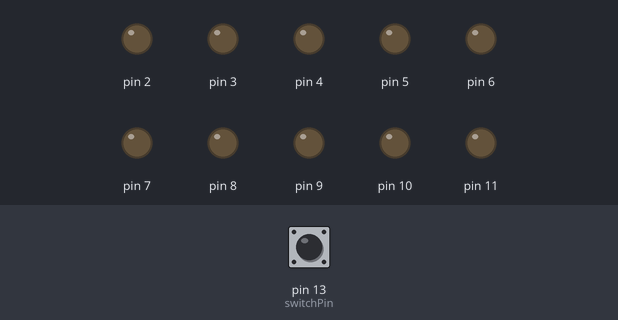
The sketch below on a simulated Arduino Uno, built with avr-gcc and run on an emulated ATmega328P. Shown: output pins drawn as LEDs (lit = HIGH). Dashed ring = blinking. The test bench sets the inputs (shaded band); at power-on: pin 13 (switchPin) LOW.

Above: at 2.9 s.
3.0 s: pin 13 (switchPin) pulled HIGH for 0.15 s
At 5.9 s:
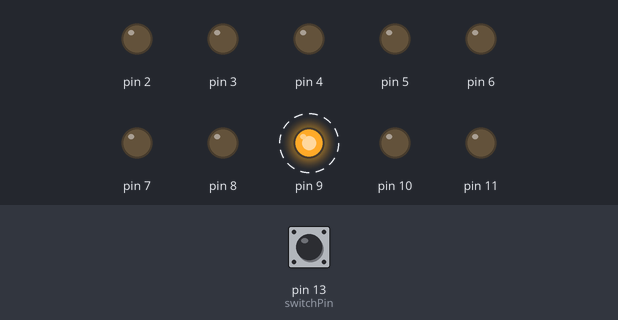
At 8.7 s:
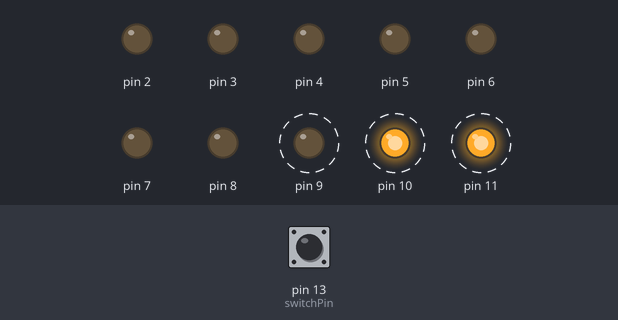
9.0 s: pin 13 (switchPin) pulled HIGH for 3.2 s
At 9.07 s:
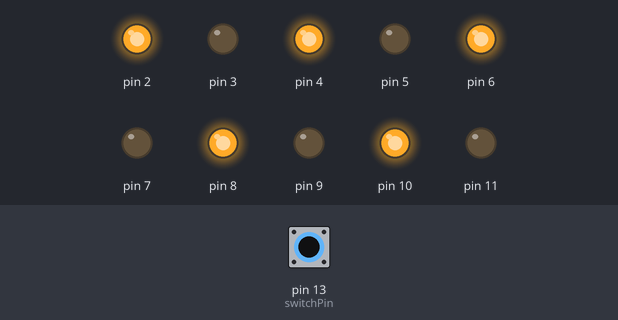
Timing chart, 0 to 19.7 s (numbered marks = the images above; inputs shaded):
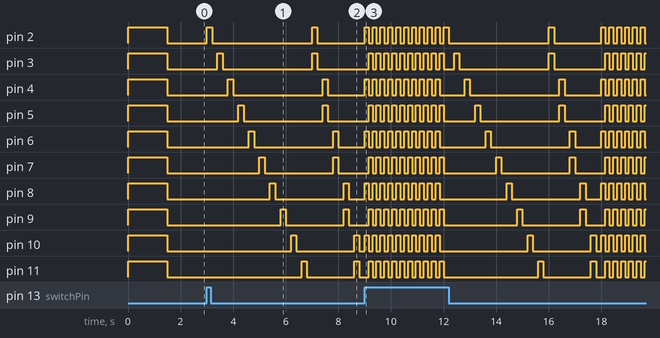

Measured:
- after the input at 3.0 s, pin 2: alternates HIGH for 0.20 s and LOW for 3.8 s, starting at once; pin 3: alternates HIGH for 0.20 s and LOW for 3.4 s, starting after 0.40 s

The sketch:

christmaslights.ino
```cpp
// C++ code
//

const int switchPin = 13;
//Value State
int ValueOFswitch = 0;

void setup()
{
  pinMode(LED_BUILTIN, OUTPUT);

   pinMode(11, OUTPUT);
   pinMode(10, OUTPUT);
   pinMode(9, OUTPUT);
   pinMode(8, OUTPUT);
   pinMode(7, OUTPUT);
   pinMode(6, OUTPUT);
   pinMode(5, OUTPUT);
   pinMode(4, OUTPUT);
   pinMode(3, OUTPUT);
   pinMode(2, OUTPUT);

   pinMode(switchPin, INPUT);


//Start all ligts and turn them off to see if all lights are working.
    allOn();
  	delay(1500);
    allOff();
  	delay(200);
}


void loop()
{
ValueOFswitch = digitalRead(switchPin);
//Check if Switch is ON
  if (ValueOFswitch == HIGH)
  {
    lightShowOne();
    lightShowTwo();
    lightShowThree();
  }
}


//Here you can find my firat Lightshow whitch flows thrue the lights one by one.
void lightShowOne(){
 for (int i = 2; i <=11; i++){
  	digitalWrite(i, HIGH);
   	delay(200);
    digitalWrite(i, LOW);
   	delay(200);
  }
}


//Here is my second lightshow which takes the light as color pairs two at the time.
void lightShowTwo(){
 for (int i = 2; i <11; i +=2){
  	digitalWrite(i, HIGH);
   	digitalWrite(i + 1, HIGH);
    delay(200);

  	digitalWrite(i, LOW);
   	digitalWrite(i + 1, LOW);
    delay(200);
  }
}

//This is the shuffle effect where it turns every second light onand rewerse it after.
void lightShowThree(){
 for (int i = 2; i <=11; i++){
   digitalWrite(2, HIGH);
   digitalWrite(3, LOW);
   digitalWrite(4, HIGH);
   digitalWrite(5, LOW);
   digitalWrite(6, HIGH);
   digitalWrite(7, LOW);
   digitalWrite(8, HIGH);
   digitalWrite(9, LOW);
   digitalWrite(10, HIGH);
   digitalWrite(11, LOW);
   delay(150);

   digitalWrite(2, LOW);
   digitalWrite(3, HIGH);
   digitalWrite(4, LOW);
   digitalWrite(5, HIGH);
   digitalWrite(6, LOW);
   digitalWrite(7, HIGH);
   digitalWrite(8, LOW);
   digitalWrite(9, HIGH);
   digitalWrite(10, LOW);
   digitalWrite(11, HIGH);
   delay(150);
  }
	allOff();
}

//mehtod all On to trun all the lights on
void allOn(){
 for (int i = 2; i <=11; i++){
  	digitalWrite(i, HIGH);

  }
}

//mehtod all Off to trun all the lights Off
void allOff(){
 for (int i = 2; i <=11; i++){
  	digitalWrite(i, LOW);

  }
}
```
